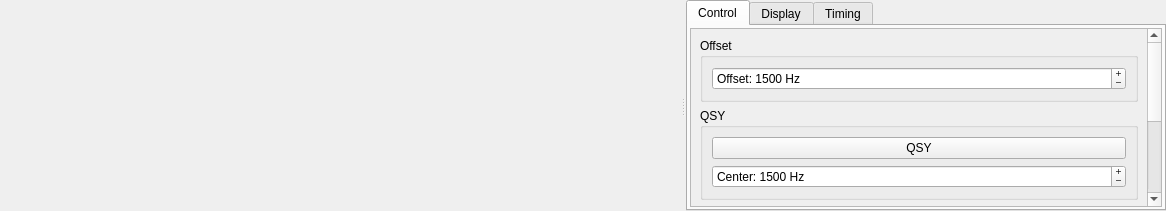
<?xml version="1.0" encoding="UTF-8"?>
<ui version="4.0">
 <class>WideGraph</class>
 <widget class="QWidget" name="WideGraph">
  <property name="geometry">
   <rect>
    <x>0</x>
    <y>0</y>
    <width>1166</width>
    <height>211</height>
   </rect>
  </property>
  <property name="sizePolicy">
   <sizepolicy hsizetype="Expanding" vsizetype="Expanding">
    <horstretch>0</horstretch>
    <verstretch>0</verstretch>
   </sizepolicy>
  </property>
  <property name="windowTitle">
   <string>Dialog</string>
  </property>
  <layout class="QHBoxLayout" name="horizontalLayout_2">
   <property name="spacing">
    <number>1</number>
   </property>
   <property name="leftMargin">
    <number>0</number>
   </property>
   <property name="topMargin">
    <number>0</number>
   </property>
   <property name="rightMargin">
    <number>0</number>
   </property>
   <property name="bottomMargin">
    <number>0</number>
   </property>
   <item>
    <widget class="QSplitter" name="splitter">
     <property name="sizePolicy">
      <sizepolicy hsizetype="Expanding" vsizetype="Expanding">
       <horstretch>0</horstretch>
       <verstretch>0</verstretch>
      </sizepolicy>
     </property>
     <property name="visible">
      <bool>true</bool>
     </property>
     <property name="autoFillBackground">
      <bool>true</bool>
     </property>
     <property name="orientation">
      <enum>Qt::Orientation::Horizontal</enum>
     </property>
     <property name="handleWidth">
      <number>6</number>
     </property>
     <property name="childrenCollapsible">
      <bool>false</bool>
     </property>
     <widget class="CPlotter" name="widePlot" native="true">
      <property name="sizePolicy">
       <sizepolicy hsizetype="Expanding" vsizetype="Expanding">
        <horstretch>0</horstretch>
        <verstretch>0</verstretch>
       </sizepolicy>
      </property>
      <property name="minimumSize">
       <size>
        <width>400</width>
        <height>10</height>
       </size>
      </property>
     </widget>
     <widget class="QWidget" name="controls_widget" native="true">
      <property name="sizePolicy">
       <sizepolicy hsizetype="Preferred" vsizetype="Expanding">
        <horstretch>0</horstretch>
        <verstretch>0</verstretch>
       </sizepolicy>
      </property>
      <property name="minimumSize">
       <size>
        <width>100</width>
        <height>0</height>
       </size>
      </property>
      <property name="autoFillBackground">
       <bool>true</bool>
      </property>
      <layout class="QGridLayout" name="gridLayout">
       <property name="leftMargin">
        <number>0</number>
       </property>
       <property name="topMargin">
        <number>0</number>
       </property>
       <property name="rightMargin">
        <number>0</number>
       </property>
       <property name="bottomMargin">
        <number>0</number>
       </property>
       <property name="horizontalSpacing">
        <number>5</number>
       </property>
       <property name="verticalSpacing">
        <number>0</number>
       </property>
       <item row="0" column="0">
        <widget class="QTabWidget" name="tabWidget">
         <property name="sizePolicy">
          <sizepolicy hsizetype="Minimum" vsizetype="Expanding">
           <horstretch>0</horstretch>
           <verstretch>0</verstretch>
          </sizepolicy>
         </property>
         <property name="tabPosition">
          <enum>QTabWidget::TabPosition::North</enum>
         </property>
         <property name="tabShape">
          <enum>QTabWidget::TabShape::Rounded</enum>
         </property>
         <property name="currentIndex">
          <number>0</number>
         </property>
         <property name="tabBarAutoHide">
          <bool>false</bool>
         </property>
         <widget class="QWidget" name="controlTab">
          <attribute name="title">
           <string>Control</string>
          </attribute>
          <layout class="QVBoxLayout" name="verticalLayout_2">
           <property name="leftMargin">
            <number>2</number>
           </property>
           <property name="topMargin">
            <number>2</number>
           </property>
           <property name="rightMargin">
            <number>2</number>
           </property>
           <property name="bottomMargin">
            <number>2</number>
           </property>
           <item>
            <widget class="QScrollArea" name="scrollArea">
             <property name="widgetResizable">
              <bool>true</bool>
             </property>
             <widget class="QWidget" name="scrollAreaWidgetContents_2">
              <property name="geometry">
               <rect>
                <x>0</x>
                <y>0</y>
                <width>499</width>
                <height>377</height>
               </rect>
              </property>
              <layout class="QVBoxLayout" name="verticalLayout_8">
               <item>
                <widget class="QGroupBox" name="groupBox_7">
                 <property name="title">
                  <string>Offset</string>
                 </property>
                 <layout class="QVBoxLayout" name="verticalLayout_11">
                  <item>
                   <widget class="QSpinBox" name="offsetSpinBox">
                    <property name="buttonSymbols">
                     <enum>QAbstractSpinBox::ButtonSymbols::PlusMinus</enum>
                    </property>
                    <property name="suffix">
                     <string> Hz</string>
                    </property>
                    <property name="prefix">
                     <string>Offset: </string>
                    </property>
                    <property name="maximum">
                     <number>5000</number>
                    </property>
                    <property name="singleStep">
                     <number>1</number>
                    </property>
                    <property name="value">
                     <number>1500</number>
                    </property>
                   </widget>
                  </item>
                 </layout>
                </widget>
               </item>
               <item>
                <widget class="QGroupBox" name="groupBox_5">
                 <property name="title">
                  <string>QSY</string>
                 </property>
                 <layout class="QVBoxLayout" name="verticalLayout_9">
                  <item>
                   <widget class="QPushButton" name="qsyPushButton">
                    <property name="toolTip">
                     <string>&lt;html&gt;&lt;head/&gt;&lt;body&gt;&lt;p&gt;Adjust the dial frequency to center the current offset at the center of the bandpass (position defined below).&lt;/p&gt;&lt;/body&gt;&lt;/html&gt;</string>
                    </property>
                    <property name="text">
                     <string>QSY</string>
                    </property>
                    <property name="autoDefault">
                     <bool>false</bool>
                    </property>
                   </widget>
                  </item>
                  <item>
                   <widget class="QSpinBox" name="centerSpinBox">
                    <property name="buttonSymbols">
                     <enum>QAbstractSpinBox::ButtonSymbols::PlusMinus</enum>
                    </property>
                    <property name="suffix">
                     <string> Hz</string>
                    </property>
                    <property name="prefix">
                     <string>Center: </string>
                    </property>
                    <property name="minimum">
                     <number>500</number>
                    </property>
                    <property name="maximum">
                     <number>5000</number>
                    </property>
                    <property name="value">
                     <number>1500</number>
                    </property>
                   </widget>
                  </item>
                 </layout>
                </widget>
               </item>
               <item>
                <widget class="QGroupBox" name="groupBox_6">
                 <property name="title">
                  <string>Filter</string>
                 </property>
                 <layout class="QVBoxLayout" name="verticalLayout_10">
                  <item>
                   <layout class="QHBoxLayout" name="horizontalLayout">
                    <property name="topMargin">
                     <number>0</number>
                    </property>
                    <item>
                     <widget class="QCheckBox" name="filterCheckBox">
                      <property name="toolTip">
                       <string>Enable the software filter</string>
                      </property>
                      <property name="text">
                       <string>Enable Filter</string>
                      </property>
                     </widget>
                    </item>
                    <item>
                     <widget class="QPushButton" name="filterCenterSyncButton">
                      <property name="enabled">
                       <bool>false</bool>
                      </property>
                      <property name="toolTip">
                       <string>&lt;html&gt;&lt;head/&gt;&lt;body&gt;&lt;p&gt;Synchronize the filter center to the audio offset&lt;/p&gt;&lt;/body&gt;&lt;/html&gt;</string>
                      </property>
                      <property name="text">
                       <string>Sync</string>
                      </property>
                     </widget>
                    </item>
                   </layout>
                  </item>
                  <item>
                   <layout class="QHBoxLayout" name="horizontalLayout_6">
                    <property name="bottomMargin">
                     <number>0</number>
                    </property>
                    <item>
                     <layout class="QVBoxLayout" name="filterCenter">
                      <item>
                       <widget class="QSpinBox" name="filterCenterSpinBox">
                        <property name="suffix">
                         <string> Hz</string>
                        </property>
                        <property name="prefix">
                         <string>Center: </string>
                        </property>
                        <property name="minimum">
                         <number>120</number>
                        </property>
                        <property name="maximum">
                         <number>4880</number>
                        </property>
                       </widget>
                      </item>
                      <item>
                       <widget class="QDial" name="filterCenterDial">
                        <property name="minimum">
                         <number>120</number>
                        </property>
                        <property name="maximum">
                         <number>4880</number>
                        </property>
                       </widget>
                      </item>
                     </layout>
                    </item>
                    <item>
                     <layout class="QVBoxLayout" name="filterWidth">
                      <item>
                       <widget class="QSpinBox" name="filterWidthSpinBox">
                        <property name="suffix">
                         <string> Hz</string>
                        </property>
                        <property name="prefix">
                         <string>Width: </string>
                        </property>
                        <property name="minimum">
                         <number>120</number>
                        </property>
                        <property name="maximum">
                         <number>5000</number>
                        </property>
                       </widget>
                      </item>
                      <item>
                       <widget class="QDial" name="filterWidthDial">
                        <property name="minimum">
                         <number>120</number>
                        </property>
                        <property name="maximum">
                         <number>5000</number>
                        </property>
                       </widget>
                      </item>
                     </layout>
                    </item>
                   </layout>
                  </item>
                 </layout>
                </widget>
               </item>
               <item>
                <spacer name="verticalSpacer_3">
                 <property name="orientation">
                  <enum>Qt::Orientation::Vertical</enum>
                 </property>
                 <property name="sizeHint" stdset="0">
                  <size>
                   <width>20</width>
                   <height>40</height>
                  </size>
                 </property>
                </spacer>
               </item>
              </layout>
             </widget>
            </widget>
           </item>
          </layout>
         </widget>
         <widget class="QWidget" name="displayTab">
          <attribute name="title">
           <string>Display</string>
          </attribute>
          <layout class="QVBoxLayout" name="verticalLayout_3">
           <property name="leftMargin">
            <number>2</number>
           </property>
           <property name="topMargin">
            <number>2</number>
           </property>
           <property name="rightMargin">
            <number>2</number>
           </property>
           <property name="bottomMargin">
            <number>2</number>
           </property>
           <item>
            <widget class="QScrollArea" name="scrollArea_2">
             <property name="widgetResizable">
              <bool>true</bool>
             </property>
             <widget class="QWidget" name="scrollAreaWidgetContents_3">
              <property name="geometry">
               <rect>
                <x>0</x>
                <y>0</y>
                <width>499</width>
                <height>762</height>
               </rect>
              </property>
              <layout class="QVBoxLayout" name="verticalLayout_5">
               <item>
                <widget class="QGroupBox" name="groupBox_8">
                 <property name="title">
                  <string>Size</string>
                 </property>
                 <layout class="QVBoxLayout" name="verticalLayout_12">
                  <item>
                   <widget class="QSpinBox" name="fStartSpinBox">
                    <property name="toolTip">
                     <string>&lt;html&gt;&lt;head/&gt;&lt;body&gt;&lt;p&gt;Frequency at left edge of waterfall&lt;/p&gt;&lt;/body&gt;&lt;/html&gt;</string>
                    </property>
                    <property name="buttonSymbols">
                     <enum>QAbstractSpinBox::ButtonSymbols::PlusMinus</enum>
                    </property>
                    <property name="suffix">
                     <string> Hz</string>
                    </property>
                    <property name="prefix">
                     <string>Start: </string>
                    </property>
                    <property name="maximum">
                     <number>5000</number>
                    </property>
                    <property name="singleStep">
                     <number>100</number>
                    </property>
                    <property name="value">
                     <number>500</number>
                    </property>
                   </widget>
                  </item>
                  <item>
                   <widget class="QSpinBox" name="bppSpinBox">
                    <property name="toolTip">
                     <string>Compression factor for frequency scale</string>
                    </property>
                    <property name="buttonSymbols">
                     <enum>QAbstractSpinBox::ButtonSymbols::PlusMinus</enum>
                    </property>
                    <property name="suffix">
                     <string/>
                    </property>
                    <property name="prefix">
                     <string>Bins Per Pixel: </string>
                    </property>
                    <property name="minimum">
                     <number>1</number>
                    </property>
                    <property name="maximum">
                     <number>1000</number>
                    </property>
                    <property name="singleStep">
                     <number>1</number>
                    </property>
                    <property name="value">
                     <number>5</number>
                    </property>
                   </widget>
                  </item>
                 </layout>
                </widget>
               </item>
               <item>
                <widget class="QGroupBox" name="groupBox_3">
                 <property name="title">
                  <string>Palette</string>
                 </property>
                 <layout class="QVBoxLayout" name="verticalLayout_6">
                  <item>
                   <widget class="QComboBox" name="paletteComboBox">
                    <property name="toolTip">
                     <string>Select waterfall palette</string>
                    </property>
                   </widget>
                  </item>
                  <item>
                   <widget class="QPushButton" name="adjust_palette_push_button">
                    <property name="toolTip">
                     <string>&lt;html&gt;&lt;head/&gt;&lt;body&gt;&lt;p&gt;Enter definition for a new color palette.&lt;/p&gt;&lt;/body&gt;&lt;/html&gt;</string>
                    </property>
                    <property name="text">
                     <string>Adjust...</string>
                    </property>
                    <property name="autoDefault">
                     <bool>false</bool>
                    </property>
                   </widget>
                  </item>
                 </layout>
                </widget>
               </item>
               <item>
                <widget class="QGroupBox" name="groupBox_4">
                 <property name="title">
                  <string>Scrolling &amp;&amp; Averaging</string>
                 </property>
                 <layout class="QVBoxLayout" name="verticalLayout_7">
                  <item>
                   <widget class="QSpinBox" name="fpsSpinBox">
                    <property name="suffix">
                     <string> fps</string>
                    </property>
                    <property name="prefix">
                     <string>Scroll Speed: </string>
                    </property>
                    <property name="minimum">
                     <number>1</number>
                    </property>
                    <property name="maximum">
                     <number>100</number>
                    </property>
                    <property name="value">
                     <number>10</number>
                    </property>
                   </widget>
                  </item>
                  <item>
                   <layout class="QHBoxLayout" name="horizontalLayout_3">
                    <item>
                     <widget class="QSpinBox" name="waterfallAvgSpinBox">
                      <property name="toolTip">
                       <string>Number of FFTs averaged (controls waterfall scrolling rate)</string>
                      </property>
                      <property name="buttonSymbols">
                       <enum>QAbstractSpinBox::ButtonSymbols::PlusMinus</enum>
                      </property>
                      <property name="prefix">
                       <string>Avg N: </string>
                      </property>
                      <property name="minimum">
                       <number>1</number>
                      </property>
                      <property name="maximum">
                       <number>50</number>
                      </property>
                     </widget>
                    </item>
                    <item>
                     <widget class="QCheckBox" name="cbFlatten">
                      <property name="toolTip">
                       <string>&lt;html&gt;&lt;head/&gt;&lt;body&gt;&lt;p&gt;Flatten spectral baseline over the full displayed interval.&lt;/p&gt;&lt;/body&gt;&lt;/html&gt;</string>
                      </property>
                      <property name="text">
                       <string>Flatten</string>
                      </property>
                     </widget>
                    </item>
                   </layout>
                  </item>
                  <item>
                   <widget class="QComboBox" name="spec2dComboBox">
                    <property name="toolTip">
                     <string>&lt;html&gt;&lt;head/&gt;&lt;body&gt;&lt;p&gt;Select data for spectral display&lt;/p&gt;&lt;/body&gt;&lt;/html&gt;</string>
                    </property>
                    <property name="currentIndex">
                     <number>0</number>
                    </property>
                    <item>
                     <property name="text">
                      <string>Current</string>
                     </property>
                    </item>
                    <item>
                     <property name="text">
                      <string>Cumulative</string>
                     </property>
                    </item>
                    <item>
                     <property name="text">
                      <string>Linear Avg</string>
                     </property>
                    </item>
                   </widget>
                  </item>
                  <item>
                   <widget class="QSpinBox" name="smoSpinBox">
                    <property name="enabled">
                     <bool>false</bool>
                    </property>
                    <property name="toolTip">
                     <string>Smoothing of Linear Average spectrum</string>
                    </property>
                    <property name="alignment">
                     <set>Qt::AlignmentFlag::AlignCenter</set>
                    </property>
                    <property name="buttonSymbols">
                     <enum>QAbstractSpinBox::ButtonSymbols::PlusMinus</enum>
                    </property>
                    <property name="suffix">
                     <string/>
                    </property>
                    <property name="prefix">
                     <string>Smooth:  </string>
                    </property>
                    <property name="minimum">
                     <number>1</number>
                    </property>
                    <property name="maximum">
                     <number>7</number>
                    </property>
                   </widget>
                  </item>
                 </layout>
                </widget>
               </item>
               <item>
                <widget class="QGroupBox" name="groupBox">
                 <property name="title">
                  <string>Waterfall</string>
                 </property>
                 <layout class="QVBoxLayout" name="verticalLayout_4">
                  <item>
                   <layout class="QFormLayout" name="formLayout">
                    <property name="topMargin">
                     <number>0</number>
                    </property>
                    <item row="0" column="0">
                     <widget class="QLabel" name="label">
                      <property name="text">
                       <string>Gain:</string>
                      </property>
                     </widget>
                    </item>
                    <item row="0" column="1">
                     <widget class="QSlider" name="gainSlider">
                      <property name="sizePolicy">
                       <sizepolicy hsizetype="Expanding" vsizetype="Fixed">
                        <horstretch>0</horstretch>
                        <verstretch>0</verstretch>
                       </sizepolicy>
                      </property>
                      <property name="minimumSize">
                       <size>
                        <width>100</width>
                        <height>0</height>
                       </size>
                      </property>
                      <property name="maximumSize">
                       <size>
                        <width>16777215</width>
                        <height>16777215</height>
                       </size>
                      </property>
                      <property name="toolTip">
                       <string>Waterfall gain</string>
                      </property>
                      <property name="minimum">
                       <number>-50</number>
                      </property>
                      <property name="maximum">
                       <number>50</number>
                      </property>
                      <property name="orientation">
                       <enum>Qt::Orientation::Horizontal</enum>
                      </property>
                      <property name="tickPosition">
                       <enum>QSlider::TickPosition::TicksAbove</enum>
                      </property>
                     </widget>
                    </item>
                    <item row="1" column="0">
                     <widget class="QLabel" name="label_2">
                      <property name="text">
                       <string>Zero:</string>
                      </property>
                     </widget>
                    </item>
                    <item row="1" column="1">
                     <widget class="QSlider" name="zeroSlider">
                      <property name="sizePolicy">
                       <sizepolicy hsizetype="Expanding" vsizetype="Fixed">
                        <horstretch>0</horstretch>
                        <verstretch>0</verstretch>
                       </sizepolicy>
                      </property>
                      <property name="minimumSize">
                       <size>
                        <width>100</width>
                        <height>0</height>
                       </size>
                      </property>
                      <property name="maximumSize">
                       <size>
                        <width>16777215</width>
                        <height>16777215</height>
                       </size>
                      </property>
                      <property name="toolTip">
                       <string>Waterfall zero</string>
                      </property>
                      <property name="minimum">
                       <number>-50</number>
                      </property>
                      <property name="maximum">
                       <number>50</number>
                      </property>
                      <property name="orientation">
                       <enum>Qt::Orientation::Horizontal</enum>
                      </property>
                      <property name="tickPosition">
                       <enum>QSlider::TickPosition::TicksAbove</enum>
                      </property>
                     </widget>
                    </item>
                   </layout>
                  </item>
                  <item>
                   <widget class="QCheckBox" name="decodeAttemptCheckBox">
                    <property name="text">
                     <string>Display Decode Attempts</string>
                    </property>
                   </widget>
                  </item>
                 </layout>
                </widget>
               </item>
               <item>
                <widget class="QGroupBox" name="groupBox_2">
                 <property name="title">
                  <string>Spectrum</string>
                 </property>
                 <layout class="QFormLayout" name="formLayout_2">
                  <item row="0" column="0">
                   <widget class="QLabel" name="label_3">
                    <property name="text">
                     <string>Height:</string>
                    </property>
                   </widget>
                  </item>
                  <item row="0" column="1">
                   <widget class="QSpinBox" name="sbPercent2dPlot">
                    <property name="toolTip">
                     <string>&lt;html&gt;&lt;head/&gt;&lt;body&gt;&lt;p&gt;Set fractional size of spectrum in this window.&lt;/p&gt;&lt;/body&gt;&lt;/html&gt;</string>
                    </property>
                    <property name="alignment">
                     <set>Qt::AlignmentFlag::AlignCenter</set>
                    </property>
                    <property name="buttonSymbols">
                     <enum>QAbstractSpinBox::ButtonSymbols::PlusMinus</enum>
                    </property>
                    <property name="suffix">
                     <string> %</string>
                    </property>
                    <property name="prefix">
                     <string/>
                    </property>
                    <property name="maximum">
                     <number>100</number>
                    </property>
                    <property name="singleStep">
                     <number>5</number>
                    </property>
                    <property name="value">
                     <number>0</number>
                    </property>
                   </widget>
                  </item>
                  <item row="1" column="0">
                   <widget class="QLabel" name="label_4">
                    <property name="text">
                     <string>Gain:</string>
                    </property>
                   </widget>
                  </item>
                  <item row="1" column="1">
                   <widget class="QSlider" name="gain2dSlider">
                    <property name="sizePolicy">
                     <sizepolicy hsizetype="Expanding" vsizetype="Fixed">
                      <horstretch>0</horstretch>
                      <verstretch>0</verstretch>
                     </sizepolicy>
                    </property>
                    <property name="minimumSize">
                     <size>
                      <width>100</width>
                      <height>0</height>
                     </size>
                    </property>
                    <property name="maximumSize">
                     <size>
                      <width>16777215</width>
                      <height>16777215</height>
                     </size>
                    </property>
                    <property name="toolTip">
                     <string>Spectrum gain</string>
                    </property>
                    <property name="minimum">
                     <number>-50</number>
                    </property>
                    <property name="maximum">
                     <number>50</number>
                    </property>
                    <property name="orientation">
                     <enum>Qt::Orientation::Horizontal</enum>
                    </property>
                    <property name="tickPosition">
                     <enum>QSlider::TickPosition::TicksAbove</enum>
                    </property>
                   </widget>
                  </item>
                  <item row="3" column="0">
                   <widget class="QLabel" name="label_5">
                    <property name="text">
                     <string>Zero:</string>
                    </property>
                   </widget>
                  </item>
                  <item row="3" column="1">
                   <widget class="QSlider" name="zero2dSlider">
                    <property name="sizePolicy">
                     <sizepolicy hsizetype="Expanding" vsizetype="Fixed">
                      <horstretch>0</horstretch>
                      <verstretch>0</verstretch>
                     </sizepolicy>
                    </property>
                    <property name="minimumSize">
                     <size>
                      <width>100</width>
                      <height>0</height>
                     </size>
                    </property>
                    <property name="maximumSize">
                     <size>
                      <width>16777215</width>
                      <height>16777215</height>
                     </size>
                    </property>
                    <property name="toolTip">
                     <string>Spectrum zero</string>
                    </property>
                    <property name="minimum">
                     <number>-50</number>
                    </property>
                    <property name="maximum">
                     <number>50</number>
                    </property>
                    <property name="orientation">
                     <enum>Qt::Orientation::Horizontal</enum>
                    </property>
                    <property name="tickPosition">
                     <enum>QSlider::TickPosition::TicksAbove</enum>
                    </property>
                   </widget>
                  </item>
                 </layout>
                </widget>
               </item>
               <item>
                <widget class="QGroupBox" name="groupBox_9">
                 <property name="title">
                  <string>Filter</string>
                 </property>
                 <layout class="QFormLayout" name="formLayout_3">
                  <item row="0" column="0">
                   <widget class="QLabel" name="label_6">
                    <property name="text">
                     <string>Opacity:</string>
                    </property>
                   </widget>
                  </item>
                  <item row="0" column="1">
                   <widget class="QSpinBox" name="filterOpacitySpinBox">
                    <property name="alignment">
                     <set>Qt::AlignmentFlag::AlignCenter</set>
                    </property>
                    <property name="buttonSymbols">
                     <enum>QAbstractSpinBox::ButtonSymbols::PlusMinus</enum>
                    </property>
                    <property name="suffix">
                     <string>%</string>
                    </property>
                    <property name="maximum">
                     <number>100</number>
                    </property>
                    <property name="value">
                     <number>50</number>
                    </property>
                   </widget>
                  </item>
                 </layout>
                </widget>
               </item>
               <item>
                <spacer name="verticalSpacer_2">
                 <property name="orientation">
                  <enum>Qt::Orientation::Vertical</enum>
                 </property>
                 <property name="sizeHint" stdset="0">
                  <size>
                   <width>20</width>
                   <height>40</height>
                  </size>
                 </property>
                </spacer>
               </item>
              </layout>
             </widget>
            </widget>
           </item>
          </layout>
         </widget>
         <widget class="QWidget" name="timingTab">
          <attribute name="title">
           <string>Timing</string>
          </attribute>
          <layout class="QGridLayout" name="gridLayout_12">
           <property name="leftMargin">
            <number>2</number>
           </property>
           <property name="topMargin">
            <number>2</number>
           </property>
           <property name="rightMargin">
            <number>2</number>
           </property>
           <property name="bottomMargin">
            <number>2</number>
           </property>
           <item row="0" column="0">
            <widget class="QScrollArea" name="scrollArea_3">
             <property name="widgetResizable">
              <bool>true</bool>
             </property>
             <widget class="QWidget" name="scrollAreaWidgetContents">
              <property name="geometry">
               <rect>
                <x>0</x>
                <y>0</y>
                <width>499</width>
                <height>352</height>
               </rect>
              </property>
              <layout class="QVBoxLayout" name="verticalLayout">
               <item>
                <widget class="QSpinBox" name="driftSpinBox">
                 <property name="sizePolicy">
                  <sizepolicy hsizetype="MinimumExpanding" vsizetype="Fixed">
                   <horstretch>0</horstretch>
                   <verstretch>0</verstretch>
                  </sizepolicy>
                 </property>
                 <property name="minimumSize">
                  <size>
                   <width>0</width>
                   <height>30</height>
                  </size>
                 </property>
                 <property name="wrapping">
                  <bool>false</bool>
                 </property>
                 <property name="alignment">
                  <set>Qt::AlignmentFlag::AlignCenter</set>
                 </property>
                 <property name="buttonSymbols">
                  <enum>QAbstractSpinBox::ButtonSymbols::PlusMinus</enum>
                 </property>
                 <property name="suffix">
                  <string> ms</string>
                 </property>
                 <property name="prefix">
                  <string>Time Drift: </string>
                 </property>
                 <property name="minimum">
                  <number>-30000</number>
                 </property>
                 <property name="maximum">
                  <number>30000</number>
                 </property>
                 <property name="singleStep">
                  <number>100</number>
                 </property>
                </widget>
               </item>
               <item>
                <widget class="QGroupBox" name="groupBox_10">
                 <property name="title">
                  <string>Automatic</string>
                 </property>
                 <layout class="QVBoxLayout" name="verticalLayout_13">
                  <item>
                   <widget class="QPushButton" name="autoDriftButton">
                    <property name="toolTip">
                     <string>&lt;html&gt;&lt;head/&gt;&lt;body&gt;&lt;p&gt;Automatically synchronize time drift every second to decodes of NORMAL and SLOW signals observed.&lt;/p&gt;&lt;p&gt;This process is CPU intensive and may cause abnormal decoder behavior if run for extended periods of time. Default operation should be paired with stopping automatic time drift after signals have been decoded. &lt;/p&gt;&lt;/body&gt;&lt;/html&gt;</string>
                    </property>
                    <property name="styleSheet">
                     <string notr="true">QPushButton:checked {
  font-weight:bold;
  color:black;
}</string>
                    </property>
                    <property name="text">
                     <string>Start Automatic Time Drift</string>
                    </property>
                    <property name="checkable">
                     <bool>true</bool>
                    </property>
                   </widget>
                  </item>
                  <item>
                   <layout class="QHBoxLayout" name="horizontalLayout_4" stretch="0,1">
                    <item>
                     <widget class="QCheckBox" name="autoDriftAutoStopCheckBox">
                      <property name="text">
                       <string>Stop After:</string>
                      </property>
                      <property name="checked">
                       <bool>true</bool>
                      </property>
                     </widget>
                    </item>
                    <item>
                     <widget class="QSpinBox" name="autoDriftStopSpinBox">
                      <property name="suffix">
                       <string> decode(s)</string>
                      </property>
                      <property name="minimum">
                       <number>1</number>
                      </property>
                      <property name="maximum">
                       <number>1024</number>
                      </property>
                     </widget>
                    </item>
                   </layout>
                  </item>
                 </layout>
                </widget>
               </item>
               <item>
                <widget class="QGroupBox" name="groupBox_11">
                 <property name="title">
                  <string>Manual</string>
                 </property>
                 <layout class="QVBoxLayout" name="verticalLayout_14">
                  <item>
                   <widget class="QPushButton" name="driftSyncMinuteButton">
                    <property name="toolTip">
                     <string>&lt;html&gt;&lt;head/&gt;&lt;body&gt;&lt;p&gt;Observe signals in the waterfall and click this to synchronize your time drift with the start of a minute.&lt;/p&gt;&lt;/body&gt;&lt;/html&gt;</string>
                    </property>
                    <property name="text">
                     <string>Set Time Drift to Now (Minute Start)</string>
                    </property>
                   </widget>
                  </item>
                  <item>
                   <widget class="QPushButton" name="driftSyncEndButton">
                    <property name="toolTip">
                     <string>&lt;html&gt;&lt;head/&gt;&lt;body&gt;&lt;p&gt;Observe signals in the waterfall and click this to synchronize your time drift with the end of a TX cycle in the current transmission speed.&lt;/p&gt;&lt;/body&gt;&lt;/html&gt;</string>
                    </property>
                    <property name="text">
                     <string>Set Time Drift to Now (TX End)</string>
                    </property>
                   </widget>
                  </item>
                  <item>
                   <widget class="QPushButton" name="driftSyncButton">
                    <property name="toolTip">
                     <string>&lt;html&gt;&lt;head/&gt;&lt;body&gt;&lt;p&gt;Observe signals in the waterfall and click this to synchronize your time drift with the start of a TX cycle in the current transmission speed.&lt;/p&gt;&lt;/body&gt;&lt;/html&gt;</string>
                    </property>
                    <property name="text">
                     <string>Set Time Drift to Now (TX Start)</string>
                    </property>
                   </widget>
                  </item>
                  <item>
                   <widget class="QPushButton" name="driftSyncResetButton">
                    <property name="toolTip">
                     <string>Reset your time drift to zero.</string>
                    </property>
                    <property name="text">
                     <string>Reset Time Drift</string>
                    </property>
                   </widget>
                  </item>
                 </layout>
                </widget>
               </item>
               <item>
                <spacer name="verticalSpacer">
                 <property name="orientation">
                  <enum>Qt::Orientation::Vertical</enum>
                 </property>
                 <property name="sizeHint" stdset="0">
                  <size>
                   <width>20</width>
                   <height>40</height>
                  </size>
                 </property>
                </spacer>
               </item>
              </layout>
             </widget>
            </widget>
           </item>
          </layout>
         </widget>
        </widget>
       </item>
      </layout>
     </widget>
    </widget>
   </item>
  </layout>
 </widget>
 <customwidgets>
  <customwidget>
   <class>CPlotter</class>
   <extends>QWidget</extends>
   <header>plotter.h</header>
  </customwidget>
 </customwidgets>
 <resources/>
 <connections/>
</ui>
